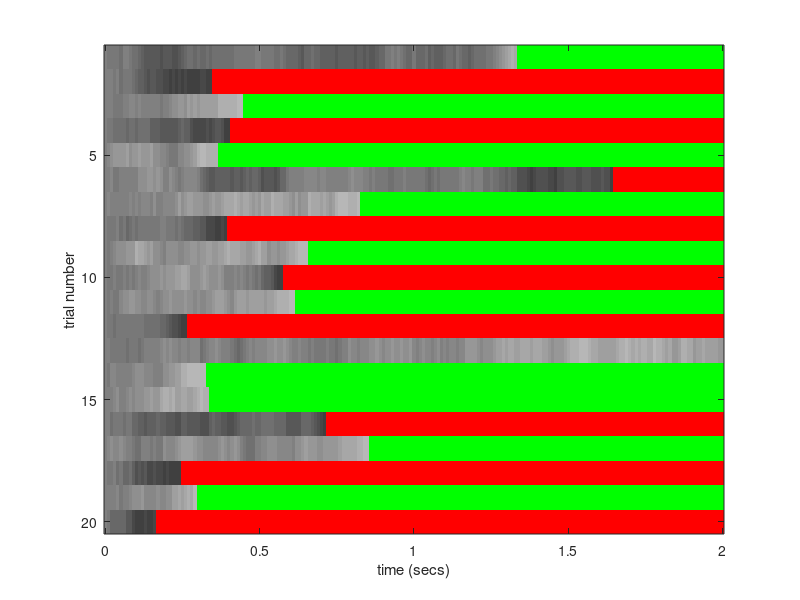
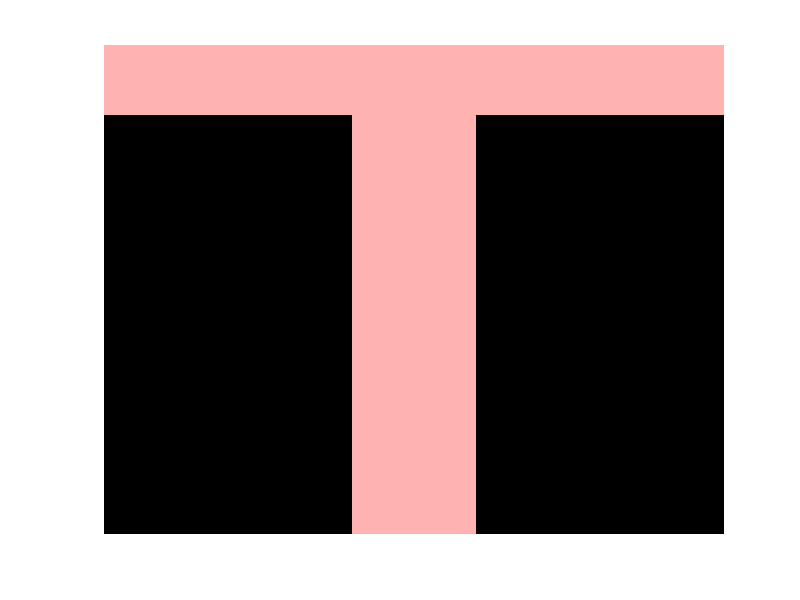

Source code (MATLAB) for these figures, in order:
% Ch 5 in-class exercises
% Katie Brown

%% 5.1

%a
M=ones(6,6);
for i=1:6
    for j=1:6
        if i<=j
            M(i,j)=2;
        end
    end
end
M

%% b
cmap=[1 0 0; 0 1 0];
figure(1)
clf
image(M)
colormap(cmap)
axis equal
axis off

%% c
N=ones(6,6);
for i=1:6
    for j=1:6
        if round((i+j)/2)~=(i+j)/2
            N(i,j)=2;
        end
    end
end
figure(2)
clf
image(N)
colormap(cmap)
axis equal
axis off

%% 5.2
z=[1 1 1 1 1; 0 0 0 0 1; 0 0 0 1 0; 0 0 1 0 0 ; 0 1 0 0 0 ;1 0 0 0 0;1 1 1 1 1];
t=[1 1 1 1 1;0 0 1 0 0;0 0 1 0 0 ;0 0 1 0 0;0 0 1 0 0;0 0 1 0 0;0 0 1 0 0];

zt=1+z+(t*2);
cmapt=[0 0 0;0 0 0;1 .7 .7;1 .7 .7];
cmapz=[0 0 0;0 0 1; 0 0 0;0 0 1];
image(zt); axis off
colormap(cmapz) 
pause
colormap(cmapt)

%% 5.3
% a

M=1:256;
figure(1)
clf
image(M)
colormap(gray(256));

% b
cmap=zeros(256,3);
ncycles=4;
phase=pi;
for i=1:3
    cmap(:,i)=(sin(linspace(0,2*pi*ncycles,256)'-phase)+1)/2;
end
colormap(cmap);


%c 
for phase=linspace(0,8*pi,100)
    for i=1:3
        cmap(:,i)=(sin(linspace(0,2*pi*ncycles,256)'-phase)+1)/2;
    end
    colormap(cmap);
    drawnow
end

%% 5.4
 ntrials=20;
 timepts=0:.01:2;
 signal=.15*rand(ntrials, length(timepts));
 signal(2:2:end,:)=-signal(1:2:end,:);
 noise=0.8*randn(ntrials, length(timepts));
 choicethreshold=8;
 clear resp
 for n=1:ntrials
     resp(n,1)=0;
     for t=2:length(timepts)
         resp(n,t)=resp(n,t-1)+signal(n,t)+noise(n,t);
         if resp(n,t)>=choicethreshold
             resp(n,t:length(timepts))=(2*choicethreshold);
             t=length(timepts+1);
         elseif resp(n,t)<=-choicethreshold
             resp(n,t:length(timepts))=-(2*choicethreshold);
             t=length(timepts+1);
         end
     end
 end
 cmap=gray((4*choicethreshold)+1);
 cmap(1,:)=[1 0 0];
 cmap(end, :)=[0 1 0];
 colormap(cmap)
 image(timepts, 1:ntrials, resp+(2*choicethreshold)+1);
 ylabel('trial number')
 xlabel('time (secs)')
 